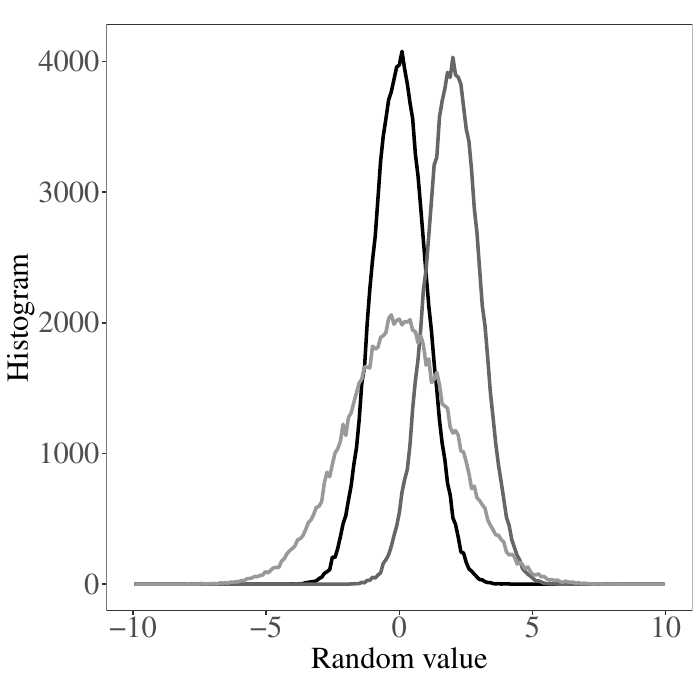

R code for this plot:
require(reshape2)
require(ggplot2)
source("aes_ggplot.R")

norm1 = rnorm(10^5)
norm2 = rnorm(10^5)+2
norm3 = 2*rnorm(10^5)

norms_df=melt(data.frame(norm1,norm2,norm3))

pdf("fignormaldists.pdf")
ggplot(norms_df,aes(x=value, color=variable)) +
  geom_freqpoly(bins=200,size=standard_linesize) + 
  scale_color_manual(values = c("black","gray40","gray60")) +
  xlim(-10,10) +
  xlab("Random value") +
  ylab("Histogram") +
  aes_ggplot +
  theme(legend.position = "none")
dev.off()
